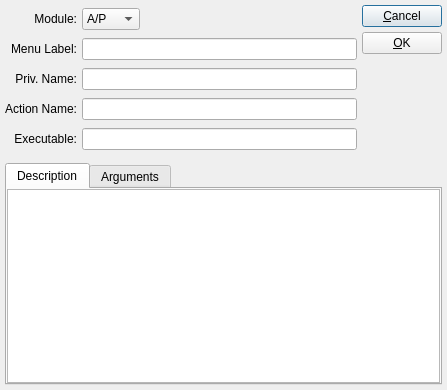
<?xml version="1.0" encoding="UTF-8"?>
<ui version="4.0">
 <comment>This file is part of the xTuple ERP: PostBooks Edition, a free and
open source Enterprise Resource Planning software suite,
Copyright (c) 1999-2019 by OpenMFG LLC, d/b/a xTuple.
It is licensed to you under the Common Public Attribution License
version 1.0, the full text of which (including xTuple-specific Exhibits)
is available at www.xtuple.com/CPAL.  By using this software, you agree
to be bound by its terms.</comment>
 <class>customCommand</class>
 <widget class="QDialog" name="customCommand">
  <property name="geometry">
   <rect>
    <x>0</x>
    <y>0</y>
    <width>447</width>
    <height>390</height>
   </rect>
  </property>
  <property name="windowTitle">
   <string>Custom Command</string>
  </property>
  <layout class="QVBoxLayout">
   <item>
    <layout class="QHBoxLayout">
     <item>
      <layout class="QGridLayout">
       <item row="0" column="0">
        <widget class="QLabel" name="_moduleLit">
         <property name="text">
          <string>Module:</string>
         </property>
         <property name="alignment">
          <set>Qt::AlignRight|Qt::AlignTrailing|Qt::AlignVCenter</set>
         </property>
         <property name="buddy">
          <cstring>_module</cstring>
         </property>
        </widget>
       </item>
       <item row="0" column="1">
        <layout class="QHBoxLayout">
         <property name="spacing">
          <number>0</number>
         </property>
         <property name="margin">
          <number>0</number>
         </property>
         <item>
          <widget class="XComboBox" name="_module">
           <item>
            <property name="text">
             <string>A/P</string>
            </property>
           </item>
           <item>
            <property name="text">
             <string>A/R</string>
            </property>
           </item>
           <item>
            <property name="text">
             <string>C/P</string>
            </property>
           </item>
           <item>
            <property name="text">
             <string>CRM</string>
            </property>
           </item>
           <item>
            <property name="text">
             <string>G/L</string>
            </property>
           </item>
           <item>
            <property name="text">
             <string>I/M</string>
            </property>
           </item>
           <item>
            <property name="text">
             <string>M/S</string>
            </property>
           </item>
           <item>
            <property name="text">
             <string>P/D</string>
            </property>
           </item>
           <item>
            <property name="text">
             <string>P/M</string>
            </property>
           </item>
           <item>
            <property name="text">
             <string>P/O</string>
            </property>
           </item>
           <item>
            <property name="text">
             <string>S/A</string>
            </property>
           </item>
           <item>
            <property name="text">
             <string>S/O</string>
            </property>
           </item>
           <item>
            <property name="text">
             <string>S/R</string>
            </property>
           </item>
           <item>
            <property name="text">
             <string>W/O</string>
            </property>
           </item>
           <item>
            <property name="text">
             <string>Sys</string>
            </property>
           </item>
          </widget>
         </item>
         <item>
          <spacer>
           <property name="orientation">
            <enum>Qt::Horizontal</enum>
           </property>
           <property name="sizeType">
            <enum>QSizePolicy::Expanding</enum>
           </property>
           <property name="sizeHint" stdset="0">
            <size>
             <width>40</width>
             <height>20</height>
            </size>
           </property>
          </spacer>
         </item>
        </layout>
       </item>
       <item row="1" column="0">
        <widget class="QLabel" name="_titleLit">
         <property name="text">
          <string>Menu Label:</string>
         </property>
         <property name="alignment">
          <set>Qt::AlignRight|Qt::AlignTrailing|Qt::AlignVCenter</set>
         </property>
         <property name="buddy">
          <cstring>_title</cstring>
         </property>
        </widget>
       </item>
       <item row="1" column="1">
        <widget class="QLineEdit" name="_title"/>
       </item>
       <item row="2" column="0">
        <widget class="QLabel" name="_privnameLit">
         <property name="text">
          <string>Priv. Name:</string>
         </property>
         <property name="alignment">
          <set>Qt::AlignRight|Qt::AlignTrailing|Qt::AlignVCenter</set>
         </property>
         <property name="buddy">
          <cstring>_privname</cstring>
         </property>
        </widget>
       </item>
       <item row="2" column="1">
        <widget class="QLineEdit" name="_privname"/>
       </item>
       <item row="3" column="0">
        <widget class="QLabel" name="_nameLit">
         <property name="text">
          <string>Action Name:</string>
         </property>
         <property name="alignment">
          <set>Qt::AlignRight|Qt::AlignTrailing|Qt::AlignVCenter</set>
         </property>
         <property name="buddy">
          <cstring>_name</cstring>
         </property>
        </widget>
       </item>
       <item row="3" column="1">
        <widget class="QLineEdit" name="_name">
         <property name="text">
          <string/>
         </property>
        </widget>
       </item>
       <item row="4" column="0">
        <widget class="QLabel" name="_executableLit">
         <property name="text">
          <string>Executable:</string>
         </property>
         <property name="alignment">
          <set>Qt::AlignRight|Qt::AlignTrailing|Qt::AlignVCenter</set>
         </property>
         <property name="buddy">
          <cstring>_executable</cstring>
         </property>
        </widget>
       </item>
       <item row="4" column="1">
        <widget class="QLineEdit" name="_executable"/>
       </item>
      </layout>
     </item>
     <item>
      <layout class="QVBoxLayout">
       <property name="spacing">
        <number>0</number>
       </property>
       <property name="margin">
        <number>0</number>
       </property>
       <item>
        <layout class="QVBoxLayout">
         <property name="spacing">
          <number>5</number>
         </property>
         <property name="margin">
          <number>0</number>
         </property>
         <item>
          <widget class="QPushButton" name="_close">
           <property name="text">
            <string>&amp;Cancel</string>
           </property>
          </widget>
         </item>
         <item>
          <widget class="QPushButton" name="_accept">
           <property name="text">
            <string>&amp;OK</string>
           </property>
          </widget>
         </item>
        </layout>
       </item>
       <item>
        <spacer>
         <property name="orientation">
          <enum>Qt::Vertical</enum>
         </property>
         <property name="sizeType">
          <enum>QSizePolicy::Expanding</enum>
         </property>
         <property name="sizeHint" stdset="0">
          <size>
           <width>20</width>
           <height>51</height>
          </size>
         </property>
        </spacer>
       </item>
      </layout>
     </item>
    </layout>
   </item>
   <item>
    <widget class="QTabWidget" name="_tab">
     <property name="currentIndex">
      <number>0</number>
     </property>
     <widget class="QWidget" name="descrip">
      <attribute name="title">
       <string>Description</string>
      </attribute>
      <layout class="QVBoxLayout">
       <property name="spacing">
        <number>5</number>
       </property>
       <property name="margin">
        <number>0</number>
       </property>
       <item>
        <widget class="XTextEdit" name="_description"/>
       </item>
      </layout>
     </widget>
     <widget class="QWidget" name="arguments">
      <attribute name="title">
       <string>Arguments</string>
      </attribute>
      <layout class="QHBoxLayout">
       <property name="spacing">
        <number>5</number>
       </property>
       <property name="margin">
        <number>0</number>
       </property>
       <item>
        <widget class="XTreeWidget" name="_arguments"/>
       </item>
       <item>
        <layout class="QVBoxLayout">
         <property name="spacing">
          <number>0</number>
         </property>
         <property name="margin">
          <number>0</number>
         </property>
         <item>
          <layout class="QVBoxLayout">
           <property name="spacing">
            <number>5</number>
           </property>
           <property name="margin">
            <number>0</number>
           </property>
           <item>
            <widget class="QPushButton" name="_new">
             <property name="text">
              <string>New</string>
             </property>
            </widget>
           </item>
           <item>
            <widget class="QPushButton" name="_edit">
             <property name="enabled">
              <bool>false</bool>
             </property>
             <property name="text">
              <string>Edit</string>
             </property>
            </widget>
           </item>
           <item>
            <widget class="QPushButton" name="_delete">
             <property name="enabled">
              <bool>false</bool>
             </property>
             <property name="text">
              <string>Delete</string>
             </property>
            </widget>
           </item>
          </layout>
         </item>
         <item>
          <spacer>
           <property name="orientation">
            <enum>Qt::Vertical</enum>
           </property>
           <property name="sizeType">
            <enum>QSizePolicy::Expanding</enum>
           </property>
           <property name="sizeHint" stdset="0">
            <size>
             <width>20</width>
             <height>40</height>
            </size>
           </property>
          </spacer>
         </item>
        </layout>
       </item>
      </layout>
     </widget>
    </widget>
   </item>
  </layout>
 </widget>
 <layoutdefault spacing="5" margin="5"/>
 <customwidgets>
  <customwidget>
   <class>XComboBox</class>
   <extends>QComboBox</extends>
   <header>xcombobox.h</header>
  </customwidget>
  <customwidget>
   <class>XTreeWidget</class>
   <extends>QTreeWidget</extends>
   <header>xtreewidget.h</header>
   <container>1</container>
  </customwidget>
  <customwidget>
   <class>XTextEdit</class>
   <extends>QTextEdit</extends>
   <header>xtextedit.h</header>
  </customwidget>
 </customwidgets>
 <tabstops>
  <tabstop>_module</tabstop>
  <tabstop>_title</tabstop>
  <tabstop>_privname</tabstop>
  <tabstop>_name</tabstop>
  <tabstop>_executable</tabstop>
  <tabstop>_tab</tabstop>
  <tabstop>_arguments</tabstop>
  <tabstop>_new</tabstop>
  <tabstop>_edit</tabstop>
  <tabstop>_delete</tabstop>
  <tabstop>_accept</tabstop>
  <tabstop>_close</tabstop>
  <tabstop>_description</tabstop>
 </tabstops>
 <resources/>
 <connections>
  <connection>
   <sender>_close</sender>
   <signal>clicked()</signal>
   <receiver>customCommand</receiver>
   <slot>reject()</slot>
   <hints>
    <hint type="sourcelabel">
     <x>20</x>
     <y>20</y>
    </hint>
    <hint type="destinationlabel">
     <x>20</x>
     <y>20</y>
    </hint>
   </hints>
  </connection>
  <connection>
   <sender>_arguments</sender>
   <signal>valid(bool)</signal>
   <receiver>_delete</receiver>
   <slot>setEnabled(bool)</slot>
   <hints>
    <hint type="sourcelabel">
     <x>20</x>
     <y>20</y>
    </hint>
    <hint type="destinationlabel">
     <x>20</x>
     <y>20</y>
    </hint>
   </hints>
  </connection>
  <connection>
   <sender>_arguments</sender>
   <signal>valid(bool)</signal>
   <receiver>_edit</receiver>
   <slot>setEnabled(bool)</slot>
   <hints>
    <hint type="sourcelabel">
     <x>20</x>
     <y>20</y>
    </hint>
    <hint type="destinationlabel">
     <x>20</x>
     <y>20</y>
    </hint>
   </hints>
  </connection>
 </connections>
</ui>
